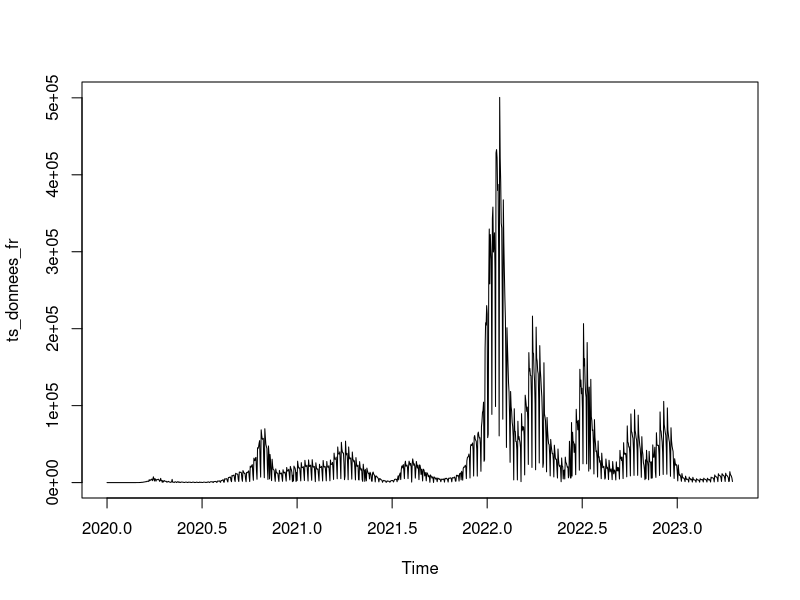
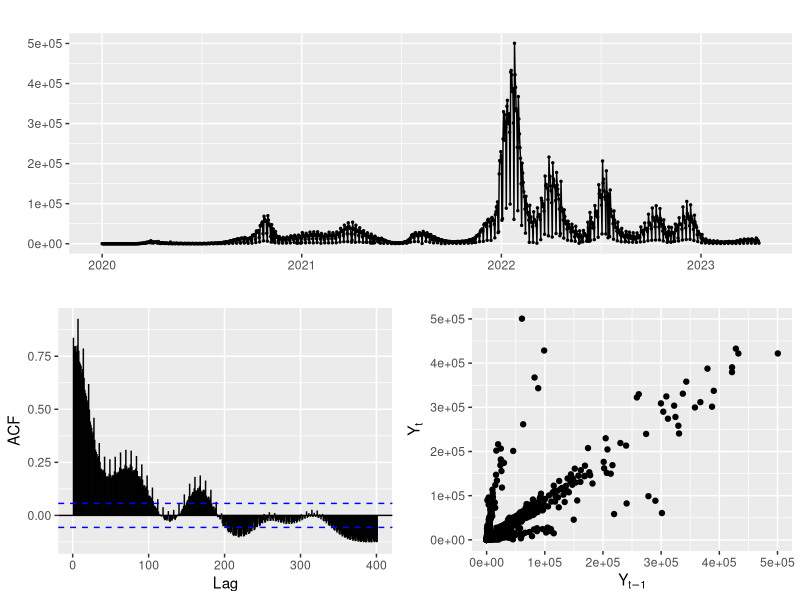
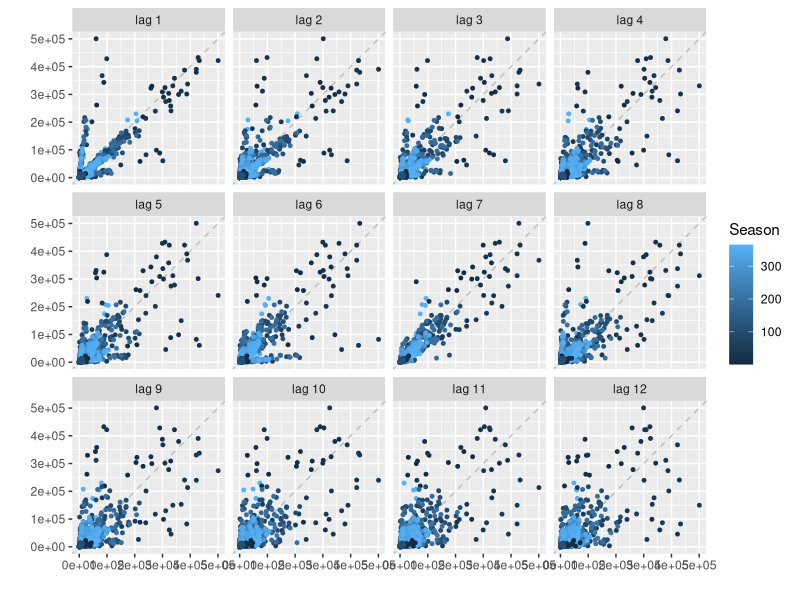
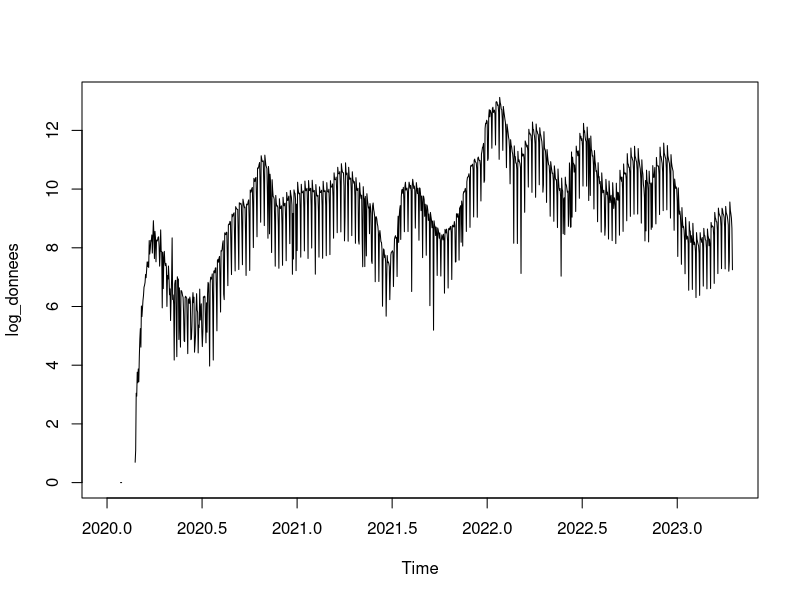
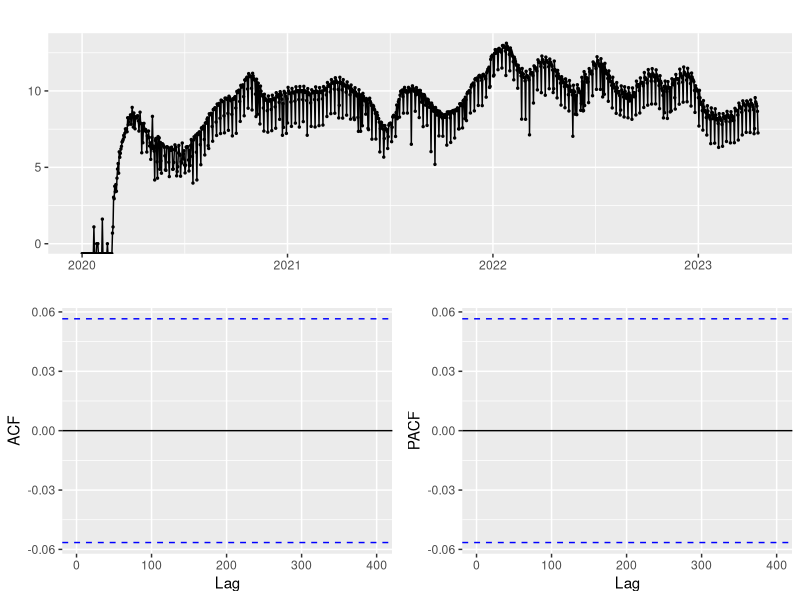
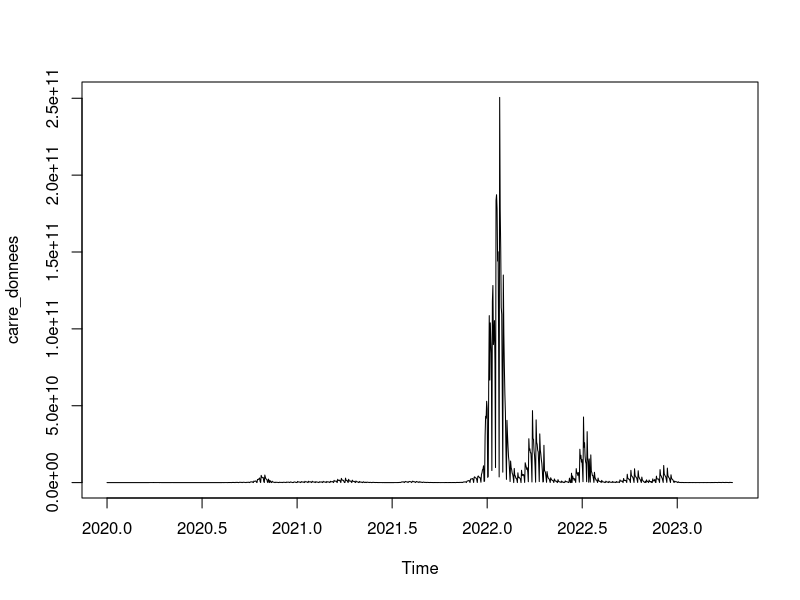
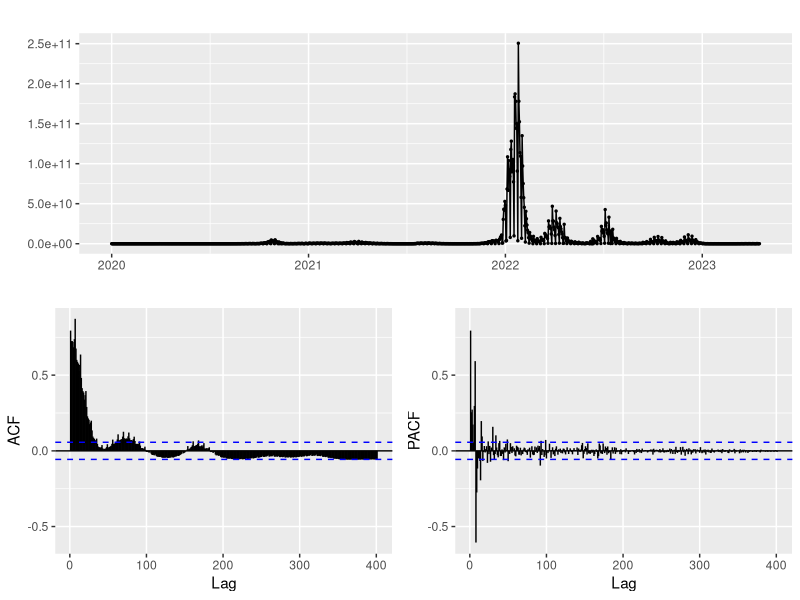

These figures' R source, in order:
## ---- chunk 1
library(dplyr)
library(forecast)
## ---- chunk 2
donnees_fr <- read.csv("covid_france.csv",sep=",",stringsAsFactors = T)
summary(donnees_fr)
## ---- chunk 3
# class(donnees_fr)
ts_donnees_fr <- ts(donnees_fr$new_cases,start = c(2020,1,3), frequency = 365)
# class(ts_donnees_fr)
## ---- chunk 4
plot(ts_donnees_fr)
## ---- chunk 5
ts_donnees_fr |> 
  ggtsdisplay(
    plot.type = "scatter")
## ---- chunk 6
forecast::gglagplot(ts_donnees_fr,lags=12,do.lines = FALSE)
## ---- chunk 7
log_donnees <- log(ts_donnees_fr)
## ---- chunk 8
plot(log_donnees)
ggtsdisplay(log_donnees)
## ---- chunk 9
carre_donnees <- ts_donnees_fr^2
plot(carre_donnees)
ggtsdisplay(carre_donnees)
